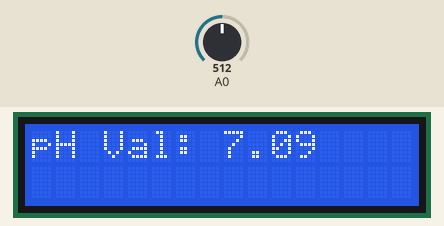
The sketch below on a simulated Arduino Uno, built with avr-gcc and run on an emulated ATmega328P. Shown: 16×2 character LCD. Inputs (shaded band) come from the test bench; at power-on: A0 = 512.

Above: at 3.2 s.
3.3 s: A0 set to 716
At 4.3 s:
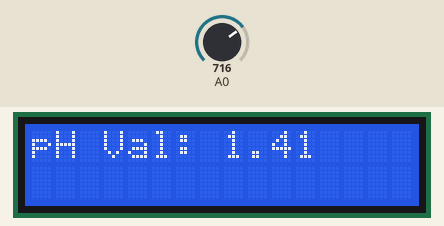
5.2 s: A0 set to 900
At 7.3 s:
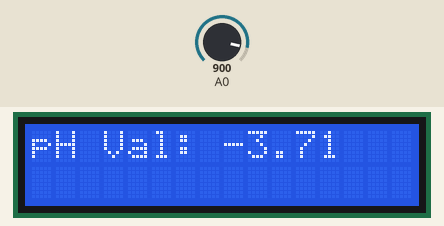
7.8 s: A0 set to 1023
At 10.4 s:
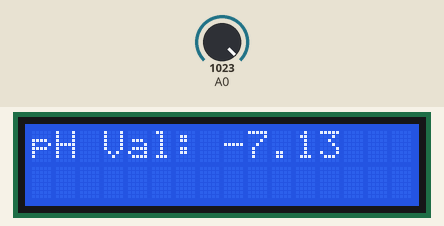
Timing chart, 0 to 11.9 s (numbered marks = the images above; inputs shaded):
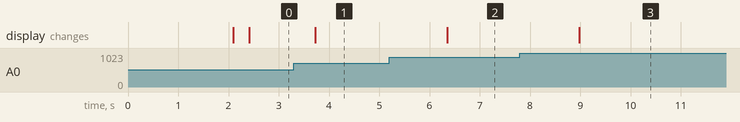

The sketch:

Medidor_de_pH_usando_Arduino_Uno_e_display_LCD.ino
```cpp
#include <Wire.h>
#include <LiquidCrystal_I2C.h>
LiquidCrystal_I2C lcd(0x27, 2, 1, 0, 4, 5, 6, 7, 3, POSITIVE);

float calibration_value = 21.34;
int phval = 0;
unsigned long int avgval;
int buffer_arr[10],temp;

void setup()
{
  Serial.begin(9600);
  lcd.begin (16, 2);
  lcd.setBacklight(HIGH);
  lcd.setCursor(0, 0);
  lcd.print("   Bem Vindo     ");
  lcd.setCursor(0, 1);
  lcd.print(" CapSistema    ");
  delay(2000);
  lcd.clear();
}

void loop() {
  for(int i=0;i<10;i++)   {
     buffer_arr[i]=analogRead(A0);   delay(30);
  }
  for(int i=0;i<9;i++)   {
     for(int j=i+1;j<10;j++)   {
        if(buffer_arr[i]>buffer_arr[j])   {
           temp=buffer_arr[i];
           buffer_arr[i]=buffer_arr[j];
           buffer_arr[j]=temp;
        }
      }
   }
   avgval=0;
   for(int i=2;i<8;i++)
     avgval+=buffer_arr[i];
   float volt=(float)avgval*5.0/1024/6;
   float ph_act = -5.70 * volt + calibration_value;
   lcd.setCursor(0, 0);
   lcd.print("pH Val:");
   lcd.setCursor(8, 0);
   lcd.print(ph_act);
   delay(1000);
}
```

Measured:
- after the input at 3.3 s, the display: changes after 0.43 s (image 1)
- after the input at 5.2 s, the display: changes after 1.2 s (image 2)
- after the input at 7.8 s, the display: changes after 1.2 s (image 3)
